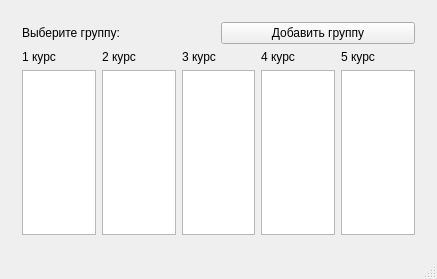
<?xml version="1.0" encoding="UTF-8"?>
<ui version="4.0">
 <class>MainWindow</class>
 <widget class="QMainWindow" name="MainWindow">
  <property name="geometry">
   <rect>
    <x>0</x>
    <y>0</y>
    <width>437</width>
    <height>279</height>
   </rect>
  </property>
  <property name="windowTitle">
   <string>MainWindow</string>
  </property>
  <widget class="QWidget" name="centralWidget">
   <layout class="QVBoxLayout" name="verticalLayout">
    <item>
     <widget class="QStackedWidget" name="stack">
      <property name="currentIndex">
       <number>0</number>
      </property>
      <widget class="QWidget" name="courses">
       <layout class="QGridLayout" name="gridLayout">
        <item row="0" column="0">
         <widget class="QLabel" name="label">
          <property name="text">
           <string>Выберите группу:</string>
          </property>
         </widget>
        </item>
        <item row="0" column="1">
         <widget class="QPushButton" name="addgroupButton">
          <property name="text">
           <string>Добавить группу</string>
          </property>
         </widget>
        </item>
        <item row="1" column="0" colspan="2">
         <layout class="QGridLayout" name="gridLayout_2">
          <item row="1" column="0">
           <widget class="QListView" name="course1List"/>
          </item>
          <item row="1" column="1">
           <widget class="QListView" name="course2List"/>
          </item>
          <item row="1" column="4">
           <widget class="QListView" name="course5List"/>
          </item>
          <item row="1" column="2">
           <widget class="QListView" name="course3List"/>
          </item>
          <item row="1" column="3">
           <widget class="QListView" name="course4List"/>
          </item>
          <item row="0" column="0">
           <widget class="QLabel" name="label_2">
            <property name="text">
             <string>1 курс</string>
            </property>
           </widget>
          </item>
          <item row="0" column="1">
           <widget class="QLabel" name="label_3">
            <property name="text">
             <string>2 курс</string>
            </property>
           </widget>
          </item>
          <item row="0" column="2">
           <widget class="QLabel" name="label_4">
            <property name="text">
             <string>3 курс</string>
            </property>
           </widget>
          </item>
          <item row="0" column="3">
           <widget class="QLabel" name="label_5">
            <property name="text">
             <string>4 курс</string>
            </property>
           </widget>
          </item>
          <item row="0" column="4">
           <widget class="QLabel" name="label_6">
            <property name="text">
             <string>5 курс</string>
            </property>
           </widget>
          </item>
         </layout>
        </item>
       </layout>
      </widget>
      <widget class="QWidget" name="subjects">
       <layout class="QVBoxLayout" name="verticalLayout_2">
        <item>
         <widget class="SubjectListEdit" name="subjectListEdit" native="true"/>
        </item>
       </layout>
      </widget>
     </widget>
    </item>
   </layout>
  </widget>
  <widget class="QMenuBar" name="menuBar">
   <property name="geometry">
    <rect>
     <x>0</x>
     <y>0</y>
     <width>437</width>
     <height>21</height>
    </rect>
   </property>
  </widget>
  <widget class="QStatusBar" name="statusBar"/>
 </widget>
 <layoutdefault spacing="6" margin="11"/>
 <customwidgets>
  <customwidget>
   <class>SubjectListEdit</class>
   <extends>QWidget</extends>
   <header>SubjectListEdit.hpp</header>
   <container>1</container>
  </customwidget>
 </customwidgets>
 <resources/>
 <connections>
  <connection>
   <sender>addgroupButton</sender>
   <signal>clicked()</signal>
   <receiver>MainWindow</receiver>
   <slot>showAddGroupDialog()</slot>
   <hints>
    <hint type="sourcelabel">
     <x>303</x>
     <y>41</y>
    </hint>
    <hint type="destinationlabel">
     <x>202</x>
     <y>149</y>
    </hint>
   </hints>
  </connection>
 </connections>
 <slots>
  <slot>showAddGroupDialog()</slot>
 </slots>
</ui>
